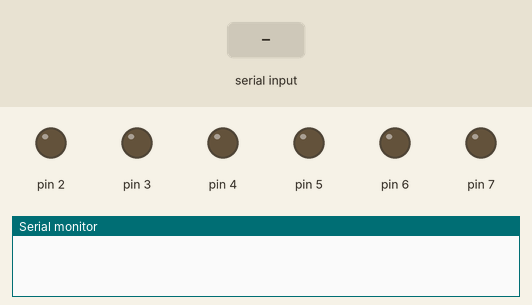
Bench run of a sketch on a simulated Arduino Uno, built with avr-gcc and run on an emulated ATmega328P. Parts: output pins drawn as LEDs (lit = HIGH), the last lines printed to the serial monitor. The inputs (shaded band) are chosen by the test bench.

Above: at 1.2 s.
1.3 s: "2\n" received over Serial
At 1.7 s:
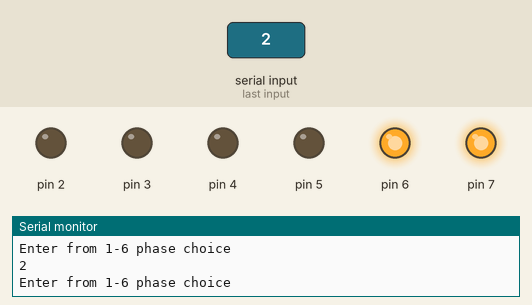
2.8 s: "3\n" received over Serial
At 4.0 s:
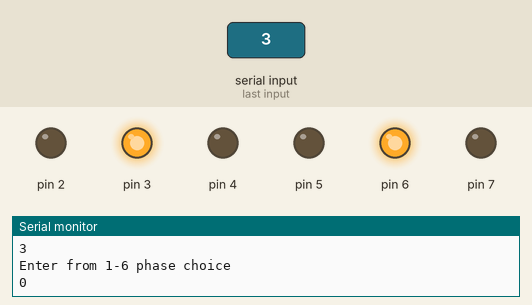
4.3 s: "4\n" received over Serial
At 5.2 s:
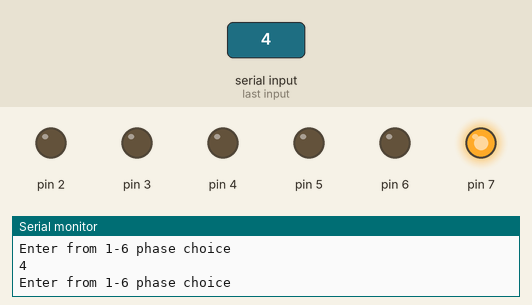
5.8 s: "5\n" received over Serial
At 6.4 s:
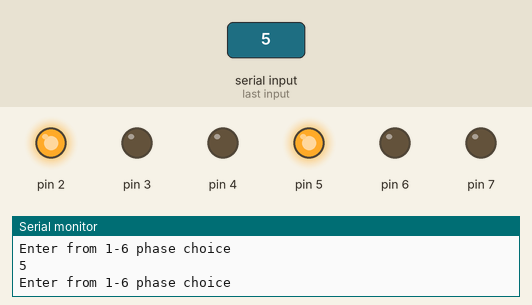
7.3 s: "1\n" received over Serial
At 8.7 s:
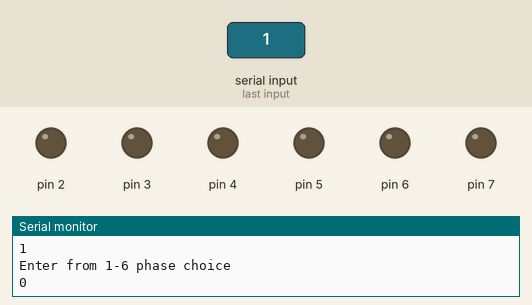
Timing chart, 0 to 9.8 s (numbered marks = the images above; inputs shaded):
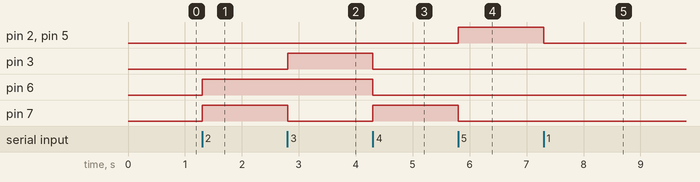

The sketch:

init_test_sketch.ino
```cpp
int phase = 1;
int delay_time = 4000;

unsigned long currentMillis = 0;
unsigned long lastMillis = 0;

void setup() {
  // put your setup code here, to run once:
  DDRD |= B11111100;
  PORTD &= B00000011;
  PCICR |= (1 << PCIE0);
  currentMillis = micros();
  Serial.begin(9600);

}

void loop() {
  // put your main code here, to run repeatedly:

  // currentMillis = micros();
  // if(currentMillis - previousMillis >= Delay)
  //   previousMillis

  if (Serial.available() > 0) {
    Serial.println("Enter from 1-6 phase choice");

    int phase = Serial.parseInt();
    Serial.println(phase);
    switch(phase) {
      case 1:
        PORTD = B00000000;
        break;
      case 2:
        PORTD = B11000000;
        break;
      case 3:
        PORTD = B01001000;
        break;
      case 4:
        PORTD = B10000000;
        break;
      case 5:
        PORTD = B00100100;
        break;
      case 6:
        PORTD = B10000100;
        break;
    }

  }


}
```

Measured:
- after the input at 1.3 s, pin 6, pin 7: LOW → HIGH at once
- after the input at 2.8 s, pin 3: LOW → HIGH at once; pin 7: HIGH → LOW at once
- after the input at 4.3 s, pin 3, pin 6: HIGH → LOW at once; pin 7: LOW → HIGH at once
- after the input at 5.8 s, pin 2, pin 5: LOW → HIGH at once; pin 7: HIGH → LOW at once
- after the input at 7.3 s, pin 2, pin 5: HIGH → LOW at once
